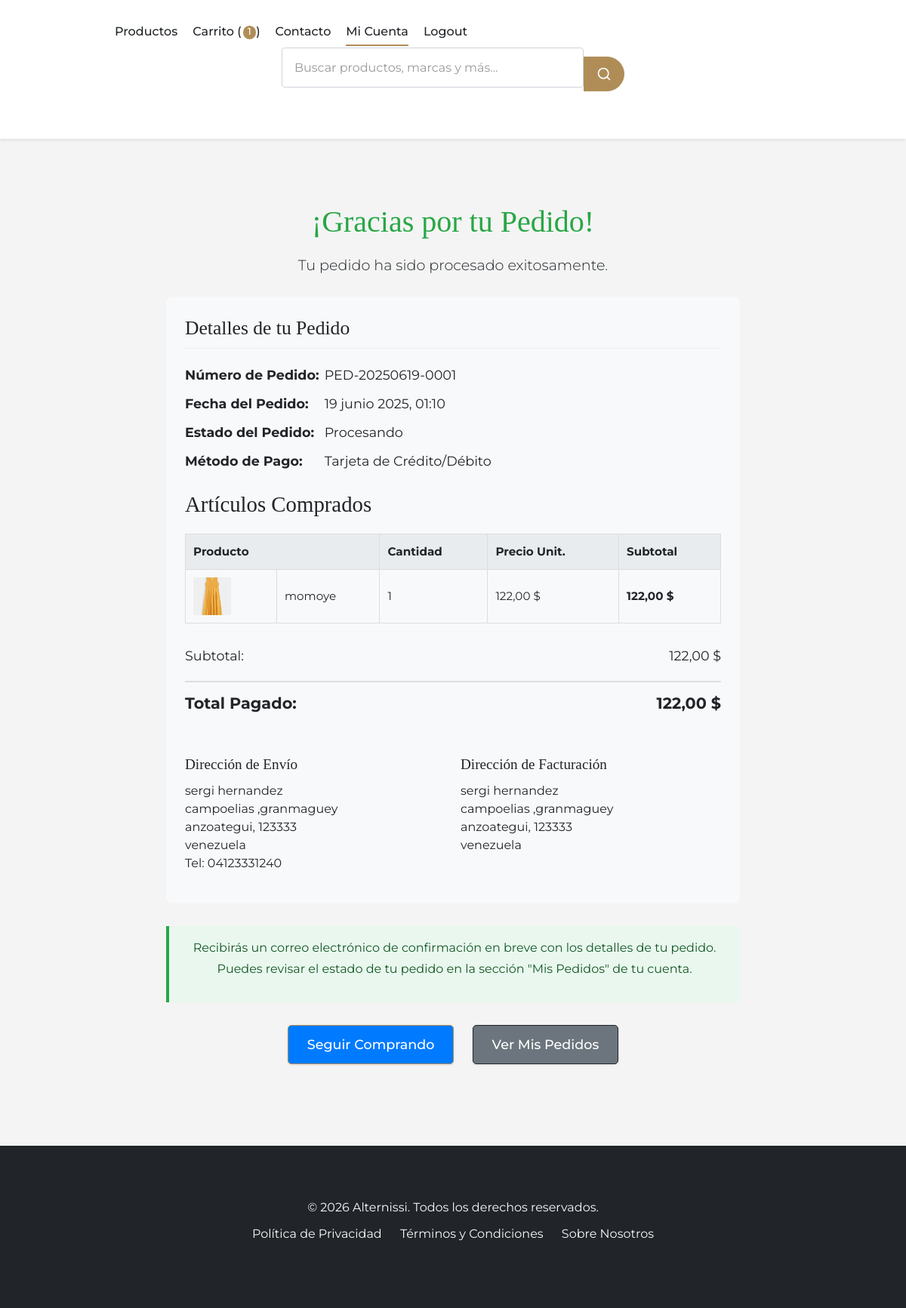
/checkout/pedido-completado/1/ (signed in), run on the app's committed database.
### post/models.py (models this page shows, shortened)
class TimeStampedModel(models.Model):
    creado = models.DateTimeField(auto_now_add=True, db_index=True)
    actualizado = models.DateTimeField(auto_now=True)
    class Meta:
        abstract = True

class Pedido(TimeStampedModel):
    class Estado(models.TextChoices):
        PENDIENTE = 'pendiente', 'Pendiente'
        PROCESANDO = 'procesando', 'Procesando'
        ENVIADO = 'enviado', 'Enviado'
        COMPLETADO = 'completado', 'Completado'
        CANCELADO = 'cancelado', 'Cancelado'
        REEMBOLSADO = 'reembolsado', 'Reembolsado'
    class MetodoPago(models.TextChoices):
        TARJETA = 'tarjeta', 'Tarjeta de Crédito/Débito'
        PAYPAL = 'paypal', 'PayPal'
        TRANSFERENCIA = 'transferencia', 'Transferencia Bancaria'
        CONTRAENTREGA = 'contraentrega', 'Contraentrega'
    cliente = models.ForeignKey(
        Cliente, # Cliente está antes, seguro.
        related_name='pedidos',
        on_delete=models.PROTECT
    )
    codigo = models.CharField(
        max_length=20,
        unique=True,
        editable=False,
        help_text="Código único del pedido"
    )
    estado = models.CharField(
        max_length=20,
        choices=Estado.choices,
        default=Estado.PENDIENTE
    )
    metodo_pago = models.CharField(
        max_length=20,
        choices=MetodoPago.choices
    )
    direccion_envio = models.JSONField()
    direccion_facturacion = models.JSONField()
    subtotal = models.DecimalField(max_digits=12, decimal_places=2)
    descuento = models.DecimalField(max_digits=12, decimal_places=2, default=0)
    impuesto = models.DecimalField(max_digits=12, decimal_places=2, default=0)
    envio = models.DecimalField(max_digits=12, decimal_places=2, default=0)
    total = models.DecimalField(max_digits=12, decimal_places=2)
    notas = models.TextField(blank=True)
    transaccion_id = models.CharField(max_length=100, blank=True)
    cupon = models.ForeignKey(
        Cupon, # Cupon está antes, seguro.
        on_delete=models.SET_NULL,
        null=True,
        blank=True
    )
    class Meta:
        ordering = ['-creado']
        verbose_name_plural = 'pedidos'
        indexes = [
            models.Index(fields=['codigo']),
            models.Index(fields=['estado']),
            models.Index(fields=['cliente']),
            models.Index(fields=['creado']),
        ]

class DetallePedido(TimeStampedModel):
    pedido = models.ForeignKey(
        Pedido, # Pedido está antes, seguro.
        related_name='detalles',
        on_delete=models.CASCADE
    )
    producto = models.ForeignKey(
        Producto, # Producto está antes, seguro.
        on_delete=models.PROTECT,
        related_name='ventas'
    )
    precio = models.DecimalField(max_digits=12, decimal_places=2)
    cantidad = models.PositiveIntegerField()
    subtotal = models.DecimalField(max_digits=12, decimal_places=2, editable=False)
    class Meta:
        ordering = ['pedido']
        verbose_name = 'detalle de pedido'
        verbose_name_plural = 'detalles de pedido'

class Producto(TimeStampedModel):
    class Talla(models.TextChoices):
        XS = 'XS', 'Extra Small'
        S = 'S', 'Small'
        M = 'M', 'Medium'
        L = 'L', 'Large'
        XL = 'XL', 'Extra Large'
        XXL = 'XXL', 'Extra Extra Large'
        U = 'U', 'Única'
    class Genero(models.TextChoices):
        HOMBRE = 'H', 'Hombre'
        MUJER = 'M', 'Mujer'
        UNISEX = 'U', 'Unisex'
        NINO = 'N', 'Niño'
    nombre = models.CharField(max_length=200)
    slug = models.SlugField(max_length=200, unique=True, allow_unicode=True)
    sku = models.CharField(max_length=50, unique=True, editable=False, default=generar_sku)
    descripcion = models.TextField()
    caracteristicas = models.JSONField(default=dict, blank=True)  # Django 5.0+ feature
    precio = models.DecimalField(max_digits=12, decimal_places=2)
    precio_descuento = models.DecimalField(
        max_digits=12,
        decimal_places=2,
        blank=True,
        null=True,
        help_text="Si se especifica, será el precio mostrado como oferta."
    )
    categoria = models.ForeignKey(
        Categoria,
        related_name='productos',
        on_delete=models.PROTECT
    )
    marca = models.ForeignKey(
        Marca,
        related_name='productos',
        on_delete=models.SET_NULL,
        null=True,
        blank=True
    )
    talla = models.CharField(
        max_length=4,
        choices=Talla.choices,
        default=Talla.U
    )
    genero = models.CharField(
        max_length=1,
        choices=Genero.choices,
        default=Genero.UNISEX
    )
    color = models.CharField(max_length=50)
    material = models.CharField(max_length=100)
    stock = models.PositiveIntegerField()
    disponible = models.BooleanField(default=True)
    destacado = models.BooleanField(default=False)
    nuevo = models.BooleanField(default=False)
    etiquetas = models.ManyToManyField('EtiquetaProducto', blank=True)
    class Meta:
        ordering = ['-creado']
        indexes = [
            models.Index(fields=['nombre']),
            models.Index(fields=['precio']),
            models.Index(fields=['disponible']),
            models.Index(fields=['destacado']),
            models.Index(fields=['nuevo']),
            models.Index(fields=['categoria', 'disponible']),
        ]
        constraints = [
            models.CheckConstraint(
                check=Q(precio__gte=0),
                name='precio_positivo'
            ),
            models.CheckConstraint(
                check=Q(precio_descuento__isnull=True) | Q(precio_descuento__lt=F('precio')),
                name='descuento_valido'
            ),
        ]

class ImagenProducto(TimeStampedModel):
    producto = models.ForeignKey(
        Producto,
        related_name='imagenes',
        on_delete=models.CASCADE
    )
    imagen = models.ImageField(
        upload_to='productos/',
        help_text="Imagen del producto (recomendado 800x800px)"
    )
    orden = models.PositiveIntegerField(default=0)
    principal = models.BooleanField(default=False)
    alt_text = models.CharField(
        max_length=125,
        blank=True,
        help_text="Texto alternativo para accesibilidad (SEO)"
    )
    class Meta:
        ordering = ['orden']
        verbose_name = 'imagen de producto'
        verbose_name_plural = 'imágenes de producto'
        constraints = [
            models.UniqueConstraint(
                fields=['producto', 'principal'],
                condition=Q(principal=True),
                name='unica_imagen_principal'
            )
        ]

### post/views.py (the view)
# urls.py: path('checkout/pedido-completado/<int:pedido_id>/', views.PedidoCompletadoView.as_view(), name='pedido_completado'),
class PedidoCompletadoView(LoginRequiredMixin, DetailView):
    model = Pedido
    template_name = 'post/pedido_completado.html'   # Corregido
    context_object_name = 'pedido'
    pk_url_kwarg = 'pedido_id'
    def get_queryset(self):
        return super().get_queryset().filter(
            cliente__usuario=self.request.user
        ).select_related(
            'cliente', 'cupon'
        ).prefetch_related(
            'detalles__producto__imagenes' # Para las imágenes de los productos en el resumen
        )
    def get_context_data(self, **kwargs):
        context = super().get_context_data(**kwargs)
        pedido = self.get_object()
        if pedido and pedido.codigo:
            cupon_recompensa_prefijo = f"RECOMP-{pedido.codigo[:15]}"
            cupon_recompensa = Cupon.objects.filter(
                codigo__startswith=cupon_recompensa_prefijo,
                tipo_descuento=Cupon.TipoDescuento.FIJO,
                max_usos=1
            ).order_by('-creado').first()
            if cupon_recompensa:
                context['cupon_recompensa_generado'] = cupon_recompensa
        return context

### post/templates/post/pedido_completado.html (shortened to what this page needs)
{% extends "post/base.html" %}
{% load static %}
{% block content %}
<div class="order-completed-container">
    <h1>¡Gracias por tu Pedido!</h1>
    <p class="lead">Tu pedido ha sido procesado exitosamente.</p>
    {% if pedido %}
    <div class="order-details-card">
        <h2>Detalles de tu Pedido</h2>
        <div class="order-info">
            <p><strong>Número de Pedido:</strong> {{ pedido.codigo }}</p>
            <p><strong>Fecha del Pedido:</strong> {{ pedido.creado|date:"d F Y, H:i" }}</p>
            <p><strong>Estado del Pedido:</strong> {{ pedido.get_estado_display }}</p>
            <p><strong>Método de Pago:</strong> {{ pedido.get_metodo_pago_display }}</p>
        </div>
        <h3>Artículos Comprados</h3>
        <table class="order-items-table">
            <thead><tr><th colspan="2">Producto</th><th>Cantidad</th><th>Precio Unit.</th><th>Subtotal</th></tr></thead>
            <tbody>
                {% for item in pedido.detalles.all %}
                <tr>
                    <td>
                        {% if item.producto.imagenes.first %}
                            <img src="{{ item.producto.imagenes.first.imagen.url }}" alt="{{ item.producto.nombre }}">
                        {% else %}<img src="{% static 'post/images/placeholder.png' %}" alt="N/A">{% endif %}
                    </td>
                    <td>{{ item.producto.nombre }}</td><td>{{ item.cantidad }}</td>
                    <td>{{ item.precio|floatformat:2 }} {{moneda_simbolo|default:'$'}}</td>
                    <td class="item-total">{{ item.subtotal|floatformat:2 }} {{moneda_simbolo|default:'$'}}</td>
                </tr>
                {% endfor %}
            </tbody>
        </table>
        <div class="totals-summary">
            <div class="summary-row"><span>Subtotal:</span><span>{{ pedido.subtotal|floatformat:2 }} {{moneda_simbolo|default:'$'}}</span></div>
            <div class="summary-row grand-total"><span>Total Pagado:</span><span>{{ pedido.total|floatformat:2 }} {{moneda_simbolo|default:'$'}}</span></div>
        </div>
        <div class="shipping-billing-info">
            <div class="address-column">
                <h3>Dirección de Envío</h3>
                <address>
                    {{ pedido.direccion_envio.nombre|default:'' }} {{ pedido.direccion_envio.apellido|default:'' }}<br>
                    {{ pedido.direccion_envio.direccion1|default:'' }}<br>
                    {{ pedido.direccion_envio.ciudad|default:'' }}, {{ pedido.direccion_envio.codigo_postal|default:'' }}<br>
                    {{ pedido.direccion_envio.pais|default:'' }}<br>
                    {% if pedido.direccion_envio.telefono %}Tel: {{ pedido.direccion_envio.telefono }}{% endif %}
                </address>
            </div>
            <div class="address-column">
                <h3>Dirección de Facturación</h3>
                 <address>
                    {{ pedido.direccion_facturacion.nombre|default:'' }} {{ pedido.direccion_facturacion.apellido|default:'' }}<br>
                    {{ pedido.direccion_facturacion.direccion1|default:'' }}<br>
                    {{ pedido.direccion_facturacion.ciudad|default:'' }}, {{ pedido.direccion_facturacion.codigo_postal|default:'' }}<br>
                    {{ pedido.direccion_facturacion.pais|default:'' }}
                </address>
            </div>
        </div>
    </div>
    <div class="next-steps">
        <p>Recibirás un correo electrónico de confirmación en breve con los detalles de tu pedido. Puedes revisar el estado de tu pedido en la sección "Mis Pedidos" de tu cuenta.</p>
    </div>
    {% else %}
        <p>No se pudo cargar la información del pedido. Por favor, contacta a soporte.</p>
    {% endif %}
    <div class="action-buttons">
        <a href="{% url 'tienda:lista_productos' %}" class="btn btn-primary">Seguir Comprando</a>
        <a href="{% url 'tienda:lista_pedidos_cliente' %}" class="btn btn-secondary">Ver Mis Pedidos</a>
    </div>
</div>
{% endblock %}

### data on the page
Pedido: codigo "PED-20250619-0001", creado "19 junio 2025, 01:10", estado "Procesando", metodo_pago "Tarjeta de Crédito/Débito", subtotal "122,00", total "122,00", direccion_envio.nombre "sergi", direccion_envio.apellido "hernandez", direccion_envio.direccion1 "campoelias ,granmaguey", direccion_envio.ciudad "anzoategui", direccion_envio.codigo_postal "123333", direccion_envio.pais "venezuela", direccion_envio.telefono "04123331240", direccion_facturacion.nombre "sergi", direccion_facturacion.apellido "hernandez", direccion_facturacion.direccion1 "campoelias ,granmaguey", direccion_facturacion.ciudad "anzoategui", direccion_facturacion.codigo_postal "123333", direccion_facturacion.pais "venezuela"
DetallePedido: producto.imagenes.first.imagen (picture), producto.nombre "momoye", cantidad "1", precio "122,00", moneda_simbolo "$", subtotal "122,00"

### other printed values
{{ global_cart_items|default:0 }} "1"
{{ moneda_simbolo|default:'$' }} "$"
